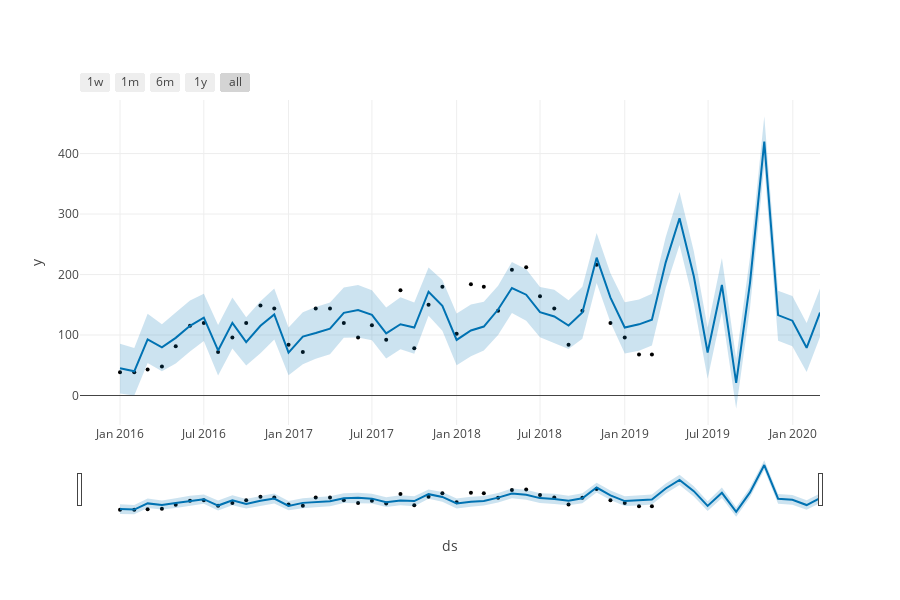

Source (notebook cell):
### Code cell
from fbprophet.plot import plot_plotly
import plotly.offline as py

figu = plot_plotly(m, forecast)  # This returns a plotly Figure

py.iplot(figu)
